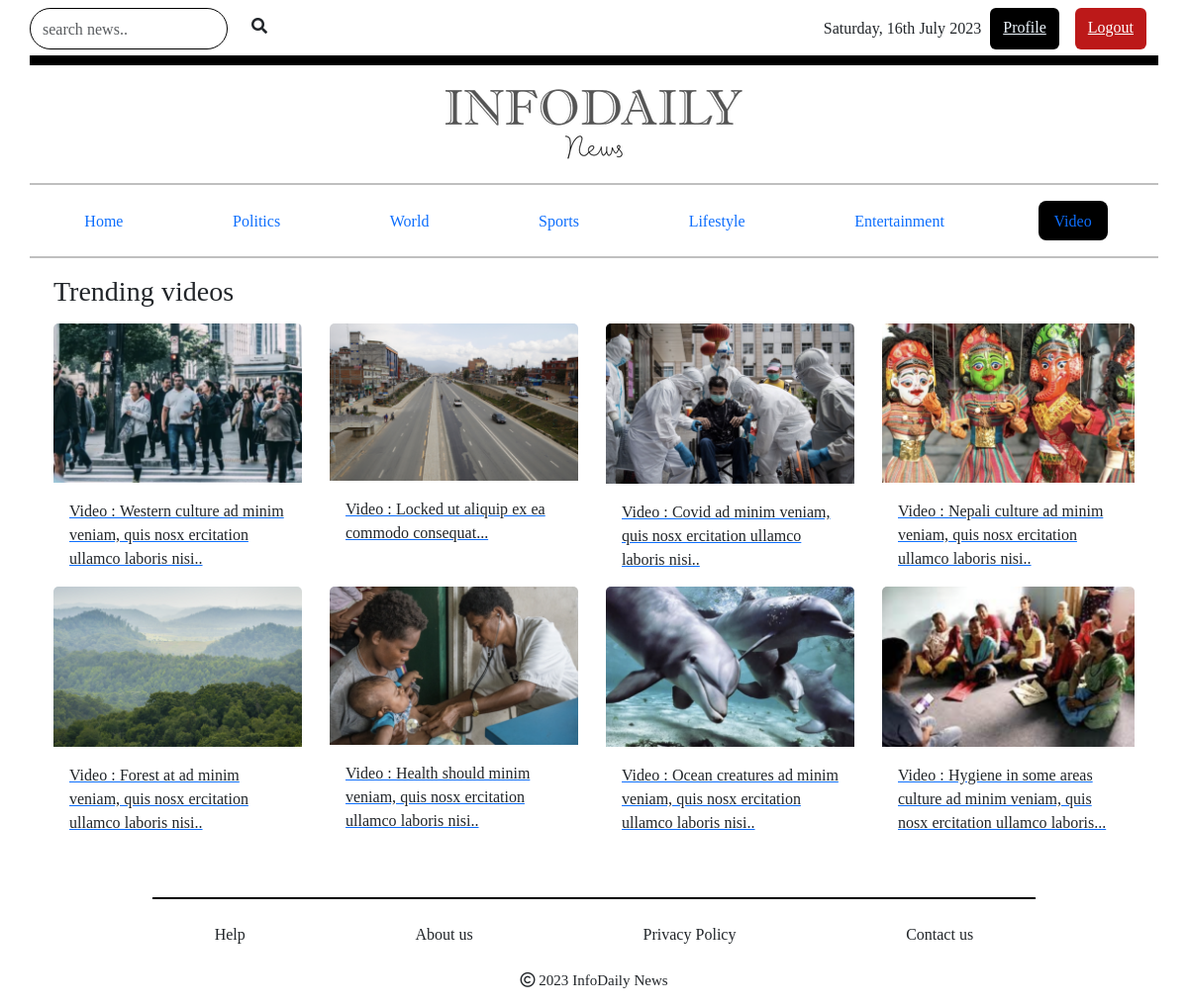
/video/ (signed in), run on the app's committed database.
### portal/models.py (models this page shows, shortened)
class Vid_cont(models.Model):
    name= models.TextField()
    heading = models.TextField(blank=True)
    image = models.ImageField(upload_to= 'media')
    video_url = models.URLField(blank= True)
    desc = models.TextField(blank=True)
    caption = models.CharField(max_length=600, blank=True)
    full_desc = models.TextField(blank=True)
    rank = models.IntegerField(default=0)

### portal/views.py (the view)
# urls.py: path('video/', video_view, name="video"),
def video_view(request):
    vids = Vid_cont.objects.all()
    context = {
        'vids': vids,
    }
    return render(request, 'user/videos.html', context)

### templates/user/videos.html
{% extends './root.html' %}
{% load static %}
{% block content %}
<section>
<div class="container">
    <h3 class="mb-3">Trending videos</h3>
    <div class="card-group">
        <div class="row row-cols-1 row-cols-md-4 card-group">
            {% for vid in vids %}
            {% if vid.rank == 1 %}
            <a href="/video_single/{{vid.id}}">
                <div class="card me-1 ">
                    <img src="{{vid.image.url}}" class="card-img-top" alt="..." />
                    <div class="card-body">
                        <p class="card-text">{{vid.desc}}
                        </p>
                    </div>
                </div>
            </a>
            {% endif %}
            {% endfor %}
            {% for vid in vids %}
            {% if vid.rank == 2 %}
            <a href="/video_single/{{vid.id}}">
                <div class="card me-1 ">
                    <img src="{{vid.image.url}}" class="card-img-top" alt="..." />
                    <div class="card-body">
                        <p class="card-text">{{vid.desc}}
                        </p>
                    </div>
                </div>
            </a>
            {% endif %}
            {% endfor %}
            {% for vid in vids %}
            {% if vid.rank == 3 %}
            <a href="/video_single/{{vid.id}}">
                <div class="card me-1 ">
                    <img src="{{vid.image.url}}" class="card-img-top" alt="..." />
                    <div class="card-body">
                        <p class="card-text">{{vid.desc}}
                        </p>
                    </div>
                </div>
            </a>
            {% endif %}
            {% endfor %}
            {% for vid in vids %}
            {% if vid.rank == 4 %}
            <a href="/video_single/{{vid.id}}">
                <div class="card ">
                    <img src="{{vid.image.url}}" class="card-img-top" alt="..." />
                    <div class="card-body">
                        <p class="card-text">{{vid.desc}}
                        </p>
                    </div>
                </div>
            </a>
            {% endif %}
            {% endfor %}
        </div>
    </div>
    <div class="card-group">
        <div class="row row-cols-1 row-cols-md-4 card-group">
            {% for vid in vids %}
            {% if vid.rank == 5 %}
            <a href="/video_single/{{vid.id}}">
                <div class="card me-1 ">
                    <img src="{{vid.image.url}}" class="card-img-top" alt="..." />
                    <div class="card-body">
                        <p class="card-text">{{vid.desc}}
                        </p>
                    </div>
                </div>
            </a>
            {% endif %}
            {% endfor %}
            {% for vid in vids %}
            {% if vid.rank == 6 %}
            <a href="/video_single/{{vid.id}}">
                <div class="card me-1 ">
                    <img src="{{vid.image.url}}" class="card-img-top" alt="..." />
                    <div class="card-body">
                        <p class="card-text">{{vid.desc}}
                        </p>
                    </div>
                </div>
            </a>
            {% endif %}
            {% endfor %}
            {% for vid in vids %}
            {% if vid.rank == 7 %}
            <a href="/video_single/{{vid.id}}">
                <div class="card me-1 ">
                    <img src="{{vid.image.url}}" class="card-img-top" alt="..." />
                    <div class="card-body">
                        <p class="card-text">{{vid.desc}}
                        </p>
                    </div>
                </div>
            </a>
            {% endif %}
            {% endfor %}
            {% for vid in vids %}
            {% if vid.rank == 8 %}
            <a href="/video_single/{{vid.id}}">
                <div class="card">
                    <img src="{{vid.image.url}}" class="card-img-top" alt="..." />
                    <div class="card-body">
                        <p class="card-text">{{vid.desc}}
                        </p>
                    </div>
                </div>
            </a>
            {% endif %}
            {% endfor %}
        </div>
    </div>
</div>
</section>
{% endblock %}

### static/css/root.css (style rules this page uses)
.container { font-family: 'Noto Serif Georgian', serif; }

### static/css/home.css (style rules this page uses)
.card { border: none; background-color: transparent; }

### static/css/videos.css (style rules this page uses)
.card { border: none; background-color: transparent; }

### data on the page
Vid_cont: image (picture), desc "Video : Western culture ad minim veniam, quis nosx ercitation ullamco laboris nisi.."
Vid_cont: image (picture), desc "Video : Locked ut aliquip ex ea commodo consequat..."
Vid_cont: image (picture), desc "Video : Covid ad minim veniam, quis nosx ercitation ullamco laboris nisi.."
Vid_cont: image (picture), desc "Video : Nepali culture ad minim veniam, quis nosx ercitation ullamco laboris nisi.."
Vid_cont: image (picture), desc "Video : Forest at ad minim veniam, quis nosx ercitation ullamco laboris nisi.."
Vid_cont: image (picture), desc "Video : Health should minim veniam, quis nosx ercitation ullamco laboris nisi.."
Vid_cont: image (picture), desc "Video : Ocean creatures ad minim veniam, quis nosx ercitation ullamco laboris nisi.."
Vid_cont: image (picture), desc "Video : Hygiene in some areas culture ad minim veniam, quis nosx ercitation ullamco laboris..."
